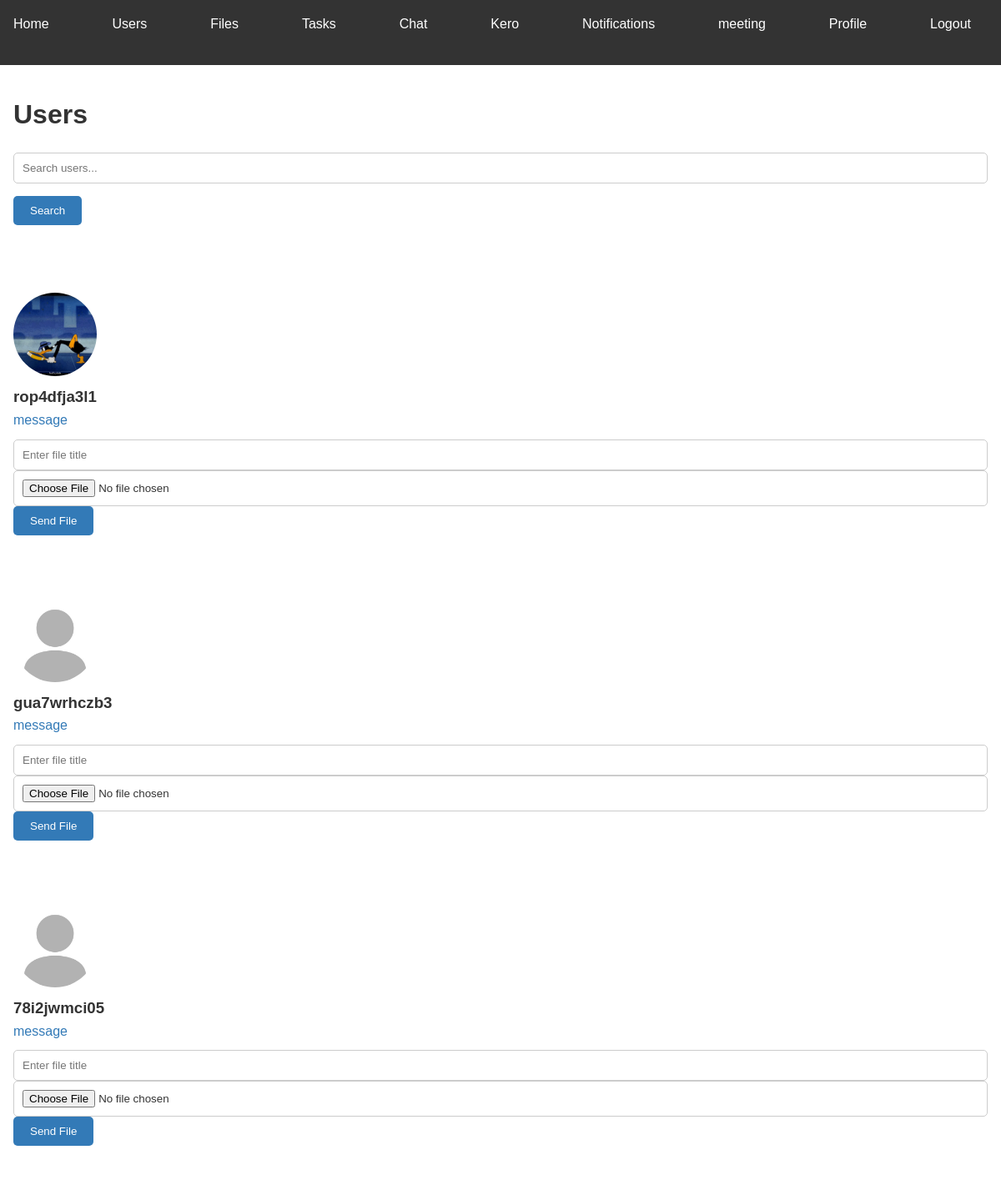
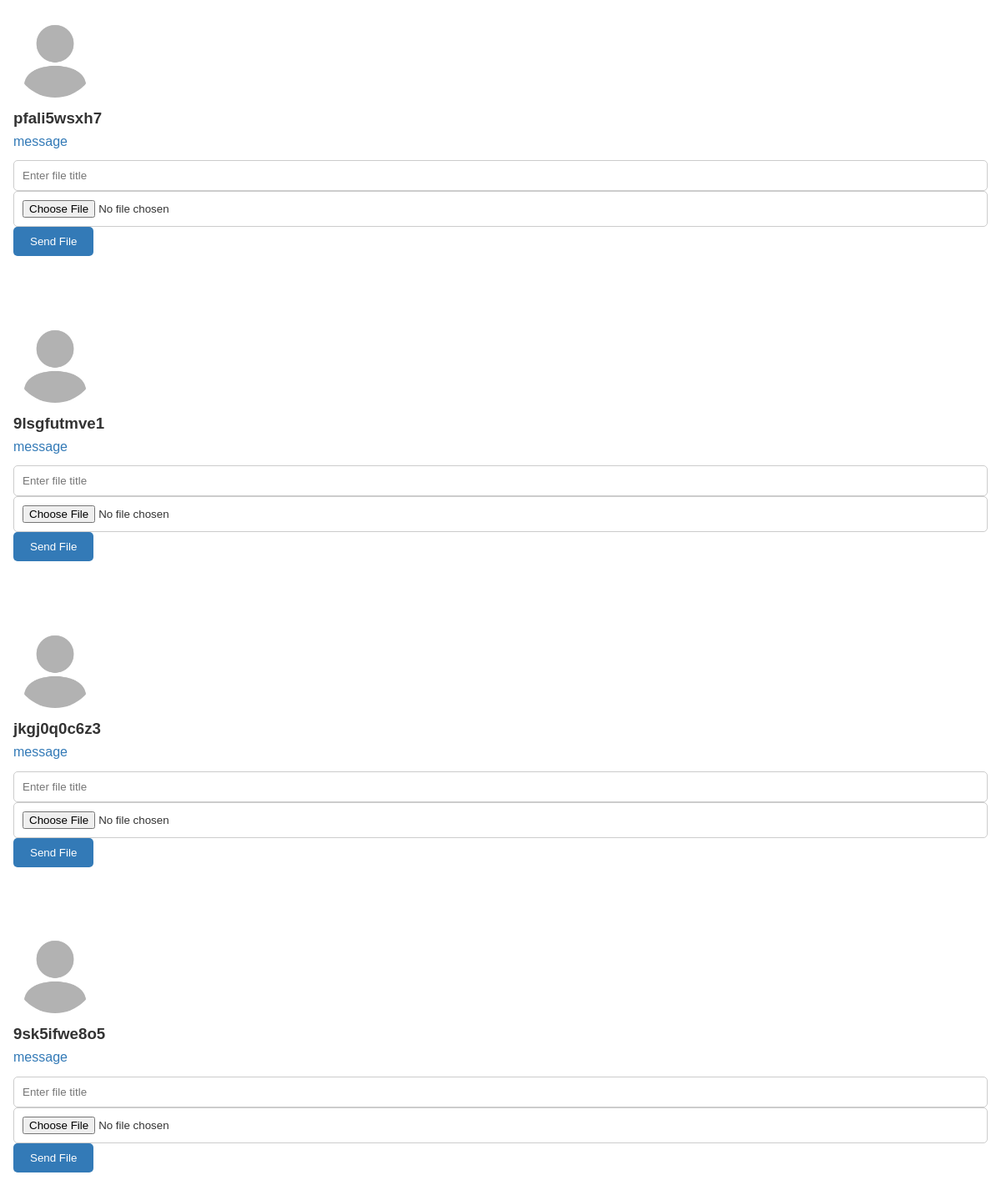
/chat/users/ (signed in), run on the app's committed database (2 pictures, top to bottom).
### root/models.py (models this page shows, shortened)
class User(AbstractBaseUser):
    email = models.EmailField(unique=True, max_length=255)
    username = models.CharField(max_length=50, unique = True)
    first_name = models.CharField(max_length=50,null=True)
    last_name = models.CharField(max_length=50,null=True)
    is_ceo=models.BooleanField(default=False,null=True,blank=True)
    is_active = models.BooleanField(default = True)
    is_staff = models.BooleanField(default = False)
    is_superuser = models.BooleanField(default = False)
    USERNAME_FIELD = 'email'
    REQUIRED_FIELDS = ['username']
    objects = UserManager()

class Profile(models.Model):
    user = models.OneToOneField(User, on_delete=models.CASCADE, related_name='his_profile')
    profile_photo = models.ImageField(upload_to='profile_photos/', blank=True, null=True)

### chat/views.py (the view)
# urls.py: path('users/', views.user_list, name='user_list'),
@login_required(redirect_field_name='login')
def user_list(request):
    search_query = request.GET.get('search', '')  # Get the search query from the GET parameters
    if search_query:
        users = User.objects.filter(
            Q(username__icontains=search_query) & ~Q(id=request.user.id)
        )
    else:
        users = User.objects.exclude(id=request.user.id).filter(is_superuser=False)
    return render(request, "user_list.html", {"users": users, "search_query": search_query})

### chat/templates/user_list.html (shortened to what this page needs)
<!DOCTYPE html>
<html lang="en">
<head>
</head>
<body>
    <nav class="navbar">
        <div class="container">
            <ul class="nav-list">
                {% if request.user.is_authenticated and request.user.is_ceo %}
                <li><a href="{% url 'ceoindex' %}">Home</a></li>
                <li><a href="{% url 'signup' %}">Users</a></li>
                <li><a href="{% url 'file_list' %}">Files</a></li>
                <li><a href="{% url 'asignTask' %}">Tasks</a></li>
                <li><a href="{% url 'user_list' %}">Chat</a></li>
                <li><a href="{% url 'ai' %}">Kero</a></li>
                <li><a href="{% url 'notifications' %}">Notifications</a></li>
                <li><a href="{% url 'videosetup' %}">meeting</a></li>
                <li><a href="{% url 'ceo_profile' %}">Profile</a></li>
                <li><a href="{% url 'logout' %}">Logout</a></li>
                {% endif %}
            </ul>
        </div>
    </nav>
    <div class="main-content">
        <h1>Users</h1>
        <form method="get" action="{% url 'user_list' %}">
            <div class="form-group">
                <input type="text" name="search" value="{{ search_query }}" placeholder="Search users..." />
            </div>
            <button type="submit" class="btn-primary">Search</button>
        </form>
        <br>
        <br>
        <ul>
            {% for user in users %}
            <li>
                <img src="{{ user.his_profile.profile_photo.url }}" alt="Profile Photo" class="profile-image" onerror="this.src='/media/default_profile_pic.jpg'">
                 <h3>{{ user.username }}</h3>
                 <a href="{% url 'start_chat' user.id %}"> message</a>
                <form action="{% url 'send_file' user.id %}" method="post" enctype="multipart/form-data">
                    <div class="form-group">
                        <input type="text" name="title" placeholder="Enter file title" required />
                        <input type="file" name="file" required />
                        <button type="submit" class="btn-primary">Send File</button>
                    </div>
                </form>
                <br>
            </li>
            {% empty %}
            <li>No users found.</li>
            {% endfor %}
        </ul>
    </div>
</body>
</html>

### chat/templates/user_list.html (style rules this page uses)
* { box-sizing: border-box; margin: 0; padding: 0; }
body { font-family: Arial, sans-serif; line-height: 1.6; color: #333; margin: 0; padding: 0; }
.navbar { background-color: #333; color: #fff; padding: 1rem; position: fixed; top: 0; left: 0; width: 100%; z-index: 1000; }
.container { max-width: 1200px; margin: 0 auto; }
.nav-list { list-style: none; margin: 0; padding: 0; display: flex; justify-content: space-between; }
.nav-list li { margin-right: 20px; }
.nav-list a { color: #fff; text-decoration: none; transition: color 0.2s ease; }
.main-content { max-width: 1200px; margin: 80px auto 20px; padding: 2rem 1rem; }
h1 { margin-bottom: 20px; font-weight: bold; }
form { margin-bottom: 30px; }
.form-group { margin-bottom: 15px; }
.form-group input[type="text"], .form-group input[type="file"] { width: 100%; padding: 10px; border: 1px solid #ccc; border-radius: 5px; }
.btn-primary { background-color: #337ab7; color: #fff; padding: 10px 20px; border: none; border-radius: 5px; cursor: pointer; text-decoration: none; transition: background-color 0.2s ease; }
ul { list-style: none; padding: 0; }
ul li { margin-bottom: 20px; }
ul li img { border-radius: 50%; width: 100px; height: 100px; object-fit: cover; display: block; margin-bottom: 10px; }
ul li form { margin-top: 10px; }
ul li a { text-decoration: none; color: #337ab7; }

### data on the page
User: his_profile.profile_photo (picture), username "rop4dfja3l1"
User: username "gua7wrhczb3"
User: username "78i2jwmci05"
User: username "pfali5wsxh7"
User: username "9lsgfutmve1"
User: username "jkgj0q0c6z3"
User: username "9sk5ifwe8o5"
